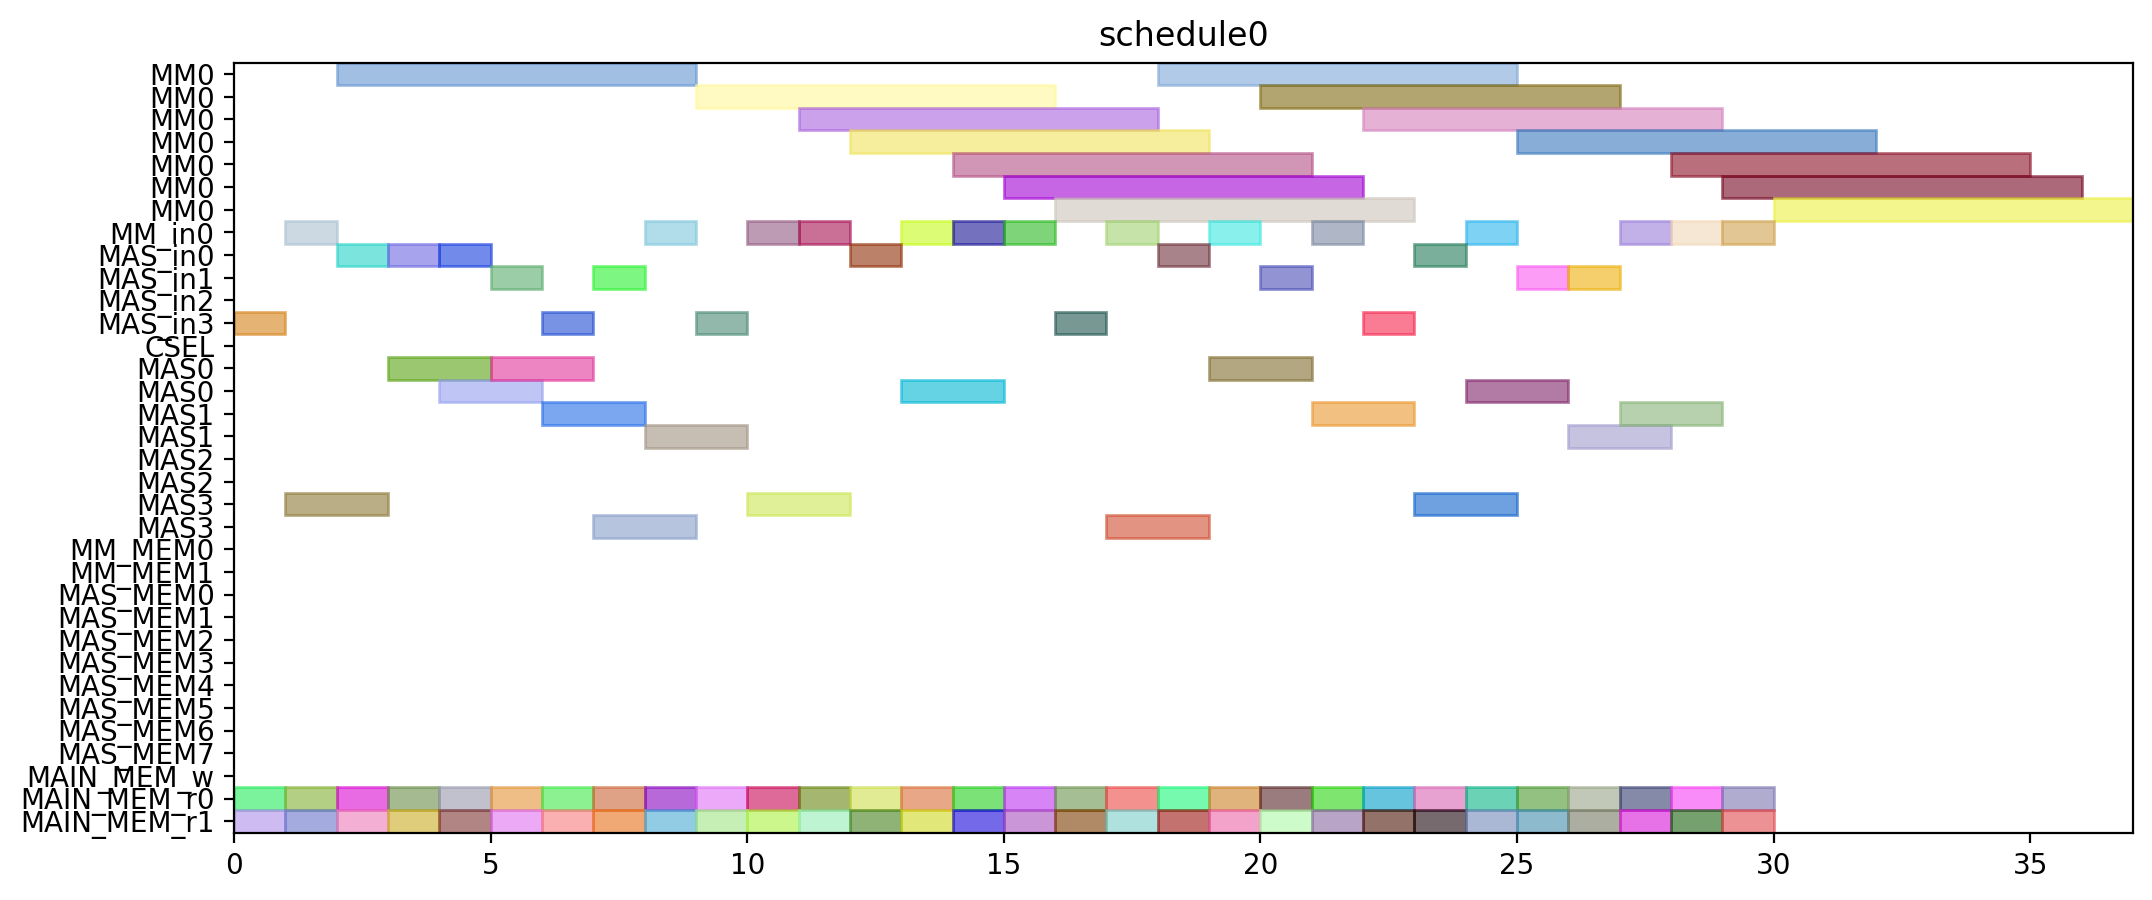

Source code (Python):
from pyschedule import Scenario, solvers, plotters, alt


def solve():
	horizon = 120
	S = Scenario("schedule0", horizon=horizon)

	# resource
	MM = S.Resources('MM', num=1, size=7)
	MM_in = S.Resources('MM_in', num=1)
	MAS_in = S.Resources('MAS_in', num=4)
	CSEL = S.Resource('CSEL')
	MAS = S.Resources('MAS', num=4, size=2, periods=range(1, horizon))
	MM_MEM = S.Resources('MM_MEM', num=2)
	MAS_MEM = S.Resources('MAS_MEM', num=8)
	MAIN_MEM_w = S.Resource('MAIN_MEM_w', size=1)
	MAIN_MEM_r = S.Resources('MAIN_MEM_r', num=2)

	# result of previous scheduling

	# new tasks
	r1_t0 = S.Task('r1_t0', length=7, delay_cost=1)
	r1_t0 += alt(MM)
	r1_t0_in = S.Task('r1_t0_in', length=1, delay_cost=1)
	r1_t0_in += alt(MM_in)
	S += r1_t0_in*MM_in[0]<=r1_t0*MM[0]
	r1_t0_mem0 = S.Task('r1_t0_mem0', length=1, delay_cost=1)
	r1_t0_mem0 += MAIN_MEM_r[0]
	S += r1_t0_mem0 <= r1_t0

	r1_t0_mem1 = S.Task('r1_t0_mem1', length=1, delay_cost=1)
	r1_t0_mem1 += MAIN_MEM_r[1]
	S += r1_t0_mem1 <= r1_t0

	r1_t1 = S.Task('r1_t1', length=7, delay_cost=1)
	r1_t1 += alt(MM)
	r1_t1_in = S.Task('r1_t1_in', length=1, delay_cost=1)
	r1_t1_in += alt(MM_in)
	S += r1_t1_in*MM_in[0]<=r1_t1*MM[0]
	r1_t1_mem0 = S.Task('r1_t1_mem0', length=1, delay_cost=1)
	r1_t1_mem0 += MAIN_MEM_r[0]
	S += r1_t1_mem0 <= r1_t1

	r1_t1_mem1 = S.Task('r1_t1_mem1', length=1, delay_cost=1)
	r1_t1_mem1 += MAIN_MEM_r[1]
	S += r1_t1_mem1 <= r1_t1

	r1_t2 = S.Task('r1_t2', length=2, delay_cost=1)
	r1_t2 += alt(MAS)
	r1_t2_in = S.Task('r1_t2_in', length=1, delay_cost=1)
	r1_t2_in += alt(MAS_in)
	S += r1_t2_in*MAS_in[0]<=r1_t2*MAS[0]

	S += r1_t2_in*MAS_in[1]<=r1_t2*MAS[1]

	S += r1_t2_in*MAS_in[2]<=r1_t2*MAS[2]

	S += r1_t2_in*MAS_in[3]<=r1_t2*MAS[3]

	r1_t2_mem0 = S.Task('r1_t2_mem0', length=1, delay_cost=1)
	r1_t2_mem0 += MAIN_MEM_r[0]
	S += r1_t2_mem0 <= r1_t2

	r1_t2_mem1 = S.Task('r1_t2_mem1', length=1, delay_cost=1)
	r1_t2_mem1 += MAIN_MEM_r[1]
	S += r1_t2_mem1 <= r1_t2

	r1_t3 = S.Task('r1_t3', length=2, delay_cost=1)
	r1_t3 += alt(MAS)
	r1_t3_in = S.Task('r1_t3_in', length=1, delay_cost=1)
	r1_t3_in += alt(MAS_in)
	S += r1_t3_in*MAS_in[0]<=r1_t3*MAS[0]

	S += r1_t3_in*MAS_in[1]<=r1_t3*MAS[1]

	S += r1_t3_in*MAS_in[2]<=r1_t3*MAS[2]

	S += r1_t3_in*MAS_in[3]<=r1_t3*MAS[3]

	r1_t3_mem0 = S.Task('r1_t3_mem0', length=1, delay_cost=1)
	r1_t3_mem0 += MAIN_MEM_r[0]
	S += r1_t3_mem0 <= r1_t3

	r1_t3_mem1 = S.Task('r1_t3_mem1', length=1, delay_cost=1)
	r1_t3_mem1 += MAIN_MEM_r[1]
	S += r1_t3_mem1 <= r1_t3

	r3_t0 = S.Task('r3_t0', length=7, delay_cost=1)
	r3_t0 += alt(MM)
	r3_t0_in = S.Task('r3_t0_in', length=1, delay_cost=1)
	r3_t0_in += alt(MM_in)
	S += r3_t0_in*MM_in[0]<=r3_t0*MM[0]
	r3_t0_mem0 = S.Task('r3_t0_mem0', length=1, delay_cost=1)
	r3_t0_mem0 += MAIN_MEM_r[0]
	S += r3_t0_mem0 <= r3_t0

	r3_t0_mem1 = S.Task('r3_t0_mem1', length=1, delay_cost=1)
	r3_t0_mem1 += MAIN_MEM_r[1]
	S += r3_t0_mem1 <= r3_t0

	r3_t1 = S.Task('r3_t1', length=7, delay_cost=1)
	r3_t1 += alt(MM)
	r3_t1_in = S.Task('r3_t1_in', length=1, delay_cost=1)
	r3_t1_in += alt(MM_in)
	S += r3_t1_in*MM_in[0]<=r3_t1*MM[0]
	r3_t1_mem0 = S.Task('r3_t1_mem0', length=1, delay_cost=1)
	r3_t1_mem0 += MAIN_MEM_r[0]
	S += r3_t1_mem0 <= r3_t1

	r3_t1_mem1 = S.Task('r3_t1_mem1', length=1, delay_cost=1)
	r3_t1_mem1 += MAIN_MEM_r[1]
	S += r3_t1_mem1 <= r3_t1

	r3_t2 = S.Task('r3_t2', length=2, delay_cost=1)
	r3_t2 += alt(MAS)
	r3_t2_in = S.Task('r3_t2_in', length=1, delay_cost=1)
	r3_t2_in += alt(MAS_in)
	S += r3_t2_in*MAS_in[0]<=r3_t2*MAS[0]

	S += r3_t2_in*MAS_in[1]<=r3_t2*MAS[1]

	S += r3_t2_in*MAS_in[2]<=r3_t2*MAS[2]

	S += r3_t2_in*MAS_in[3]<=r3_t2*MAS[3]

	r3_t2_mem0 = S.Task('r3_t2_mem0', length=1, delay_cost=1)
	r3_t2_mem0 += MAIN_MEM_r[0]
	S += r3_t2_mem0 <= r3_t2

	r3_t2_mem1 = S.Task('r3_t2_mem1', length=1, delay_cost=1)
	r3_t2_mem1 += MAIN_MEM_r[1]
	S += r3_t2_mem1 <= r3_t2

	r3_t3 = S.Task('r3_t3', length=2, delay_cost=1)
	r3_t3 += alt(MAS)
	r3_t3_in = S.Task('r3_t3_in', length=1, delay_cost=1)
	r3_t3_in += alt(MAS_in)
	S += r3_t3_in*MAS_in[0]<=r3_t3*MAS[0]

	S += r3_t3_in*MAS_in[1]<=r3_t3*MAS[1]

	S += r3_t3_in*MAS_in[2]<=r3_t3*MAS[2]

	S += r3_t3_in*MAS_in[3]<=r3_t3*MAS[3]

	r3_t3_mem0 = S.Task('r3_t3_mem0', length=1, delay_cost=1)
	r3_t3_mem0 += MAIN_MEM_r[0]
	S += r3_t3_mem0 <= r3_t3

	r3_t3_mem1 = S.Task('r3_t3_mem1', length=1, delay_cost=1)
	r3_t3_mem1 += MAIN_MEM_r[1]
	S += r3_t3_mem1 <= r3_t3

	r4_t0 = S.Task('r4_t0', length=7, delay_cost=1)
	r4_t0 += alt(MM)
	r4_t0_in = S.Task('r4_t0_in', length=1, delay_cost=1)
	r4_t0_in += alt(MM_in)
	S += r4_t0_in*MM_in[0]<=r4_t0*MM[0]
	r4_t0_mem0 = S.Task('r4_t0_mem0', length=1, delay_cost=1)
	r4_t0_mem0 += MAIN_MEM_r[0]
	S += r4_t0_mem0 <= r4_t0

	r4_t0_mem1 = S.Task('r4_t0_mem1', length=1, delay_cost=1)
	r4_t0_mem1 += MAIN_MEM_r[1]
	S += r4_t0_mem1 <= r4_t0

	r4_t1 = S.Task('r4_t1', length=7, delay_cost=1)
	r4_t1 += alt(MM)
	r4_t1_in = S.Task('r4_t1_in', length=1, delay_cost=1)
	r4_t1_in += alt(MM_in)
	S += r4_t1_in*MM_in[0]<=r4_t1*MM[0]
	r4_t1_mem0 = S.Task('r4_t1_mem0', length=1, delay_cost=1)
	r4_t1_mem0 += MAIN_MEM_r[0]
	S += r4_t1_mem0 <= r4_t1

	r4_t1_mem1 = S.Task('r4_t1_mem1', length=1, delay_cost=1)
	r4_t1_mem1 += MAIN_MEM_r[1]
	S += r4_t1_mem1 <= r4_t1

	r4_t2 = S.Task('r4_t2', length=2, delay_cost=1)
	r4_t2 += alt(MAS)
	r4_t2_in = S.Task('r4_t2_in', length=1, delay_cost=1)
	r4_t2_in += alt(MAS_in)
	S += r4_t2_in*MAS_in[0]<=r4_t2*MAS[0]

	S += r4_t2_in*MAS_in[1]<=r4_t2*MAS[1]

	S += r4_t2_in*MAS_in[2]<=r4_t2*MAS[2]

	S += r4_t2_in*MAS_in[3]<=r4_t2*MAS[3]

	r4_t2_mem0 = S.Task('r4_t2_mem0', length=1, delay_cost=1)
	r4_t2_mem0 += MAIN_MEM_r[0]
	S += r4_t2_mem0 <= r4_t2

	r4_t2_mem1 = S.Task('r4_t2_mem1', length=1, delay_cost=1)
	r4_t2_mem1 += MAIN_MEM_r[1]
	S += r4_t2_mem1 <= r4_t2

	r4_t3 = S.Task('r4_t3', length=2, delay_cost=1)
	r4_t3 += alt(MAS)
	r4_t3_in = S.Task('r4_t3_in', length=1, delay_cost=1)
	r4_t3_in += alt(MAS_in)
	S += r4_t3_in*MAS_in[0]<=r4_t3*MAS[0]

	S += r4_t3_in*MAS_in[1]<=r4_t3*MAS[1]

	S += r4_t3_in*MAS_in[2]<=r4_t3*MAS[2]

	S += r4_t3_in*MAS_in[3]<=r4_t3*MAS[3]

	r4_t3_mem0 = S.Task('r4_t3_mem0', length=1, delay_cost=1)
	r4_t3_mem0 += MAIN_MEM_r[0]
	S += r4_t3_mem0 <= r4_t3

	r4_t3_mem1 = S.Task('r4_t3_mem1', length=1, delay_cost=1)
	r4_t3_mem1 += MAIN_MEM_r[1]
	S += r4_t3_mem1 <= r4_t3

	r5_t0 = S.Task('r5_t0', length=7, delay_cost=1)
	r5_t0 += alt(MM)
	r5_t0_in = S.Task('r5_t0_in', length=1, delay_cost=1)
	r5_t0_in += alt(MM_in)
	S += r5_t0_in*MM_in[0]<=r5_t0*MM[0]
	r5_t0_mem0 = S.Task('r5_t0_mem0', length=1, delay_cost=1)
	r5_t0_mem0 += MAIN_MEM_r[0]
	S += r5_t0_mem0 <= r5_t0

	r5_t0_mem1 = S.Task('r5_t0_mem1', length=1, delay_cost=1)
	r5_t0_mem1 += MAIN_MEM_r[1]
	S += r5_t0_mem1 <= r5_t0

	r5_t1 = S.Task('r5_t1', length=7, delay_cost=1)
	r5_t1 += alt(MM)
	r5_t1_in = S.Task('r5_t1_in', length=1, delay_cost=1)
	r5_t1_in += alt(MM_in)
	S += r5_t1_in*MM_in[0]<=r5_t1*MM[0]
	r5_t1_mem0 = S.Task('r5_t1_mem0', length=1, delay_cost=1)
	r5_t1_mem0 += MAIN_MEM_r[0]
	S += r5_t1_mem0 <= r5_t1

	r5_t1_mem1 = S.Task('r5_t1_mem1', length=1, delay_cost=1)
	r5_t1_mem1 += MAIN_MEM_r[1]
	S += r5_t1_mem1 <= r5_t1

	r5_t2 = S.Task('r5_t2', length=2, delay_cost=1)
	r5_t2 += alt(MAS)
	r5_t2_in = S.Task('r5_t2_in', length=1, delay_cost=1)
	r5_t2_in += alt(MAS_in)
	S += r5_t2_in*MAS_in[0]<=r5_t2*MAS[0]

	S += r5_t2_in*MAS_in[1]<=r5_t2*MAS[1]

	S += r5_t2_in*MAS_in[2]<=r5_t2*MAS[2]

	S += r5_t2_in*MAS_in[3]<=r5_t2*MAS[3]

	r5_t2_mem0 = S.Task('r5_t2_mem0', length=1, delay_cost=1)
	r5_t2_mem0 += MAIN_MEM_r[0]
	S += r5_t2_mem0 <= r5_t2

	r5_t2_mem1 = S.Task('r5_t2_mem1', length=1, delay_cost=1)
	r5_t2_mem1 += MAIN_MEM_r[1]
	S += r5_t2_mem1 <= r5_t2

	r5_t3 = S.Task('r5_t3', length=2, delay_cost=1)
	r5_t3 += alt(MAS)
	r5_t3_in = S.Task('r5_t3_in', length=1, delay_cost=1)
	r5_t3_in += alt(MAS_in)
	S += r5_t3_in*MAS_in[0]<=r5_t3*MAS[0]

	S += r5_t3_in*MAS_in[1]<=r5_t3*MAS[1]

	S += r5_t3_in*MAS_in[2]<=r5_t3*MAS[2]

	S += r5_t3_in*MAS_in[3]<=r5_t3*MAS[3]

	r5_t3_mem0 = S.Task('r5_t3_mem0', length=1, delay_cost=1)
	r5_t3_mem0 += MAIN_MEM_r[0]
	S += r5_t3_mem0 <= r5_t3

	r5_t3_mem1 = S.Task('r5_t3_mem1', length=1, delay_cost=1)
	r5_t3_mem1 += MAIN_MEM_r[1]
	S += r5_t3_mem1 <= r5_t3

	r6_t0 = S.Task('r6_t0', length=7, delay_cost=1)
	r6_t0 += alt(MM)
	r6_t0_in = S.Task('r6_t0_in', length=1, delay_cost=1)
	r6_t0_in += alt(MM_in)
	S += r6_t0_in*MM_in[0]<=r6_t0*MM[0]
	r6_t0_mem0 = S.Task('r6_t0_mem0', length=1, delay_cost=1)
	r6_t0_mem0 += MAIN_MEM_r[0]
	S += r6_t0_mem0 <= r6_t0

	r6_t0_mem1 = S.Task('r6_t0_mem1', length=1, delay_cost=1)
	r6_t0_mem1 += MAIN_MEM_r[1]
	S += r6_t0_mem1 <= r6_t0

	r6_t1 = S.Task('r6_t1', length=7, delay_cost=1)
	r6_t1 += alt(MM)
	r6_t1_in = S.Task('r6_t1_in', length=1, delay_cost=1)
	r6_t1_in += alt(MM_in)
	S += r6_t1_in*MM_in[0]<=r6_t1*MM[0]
	r6_t1_mem0 = S.Task('r6_t1_mem0', length=1, delay_cost=1)
	r6_t1_mem0 += MAIN_MEM_r[0]
	S += r6_t1_mem0 <= r6_t1

	r6_t1_mem1 = S.Task('r6_t1_mem1', length=1, delay_cost=1)
	r6_t1_mem1 += MAIN_MEM_r[1]
	S += r6_t1_mem1 <= r6_t1

	r6_t2 = S.Task('r6_t2', length=2, delay_cost=1)
	r6_t2 += alt(MAS)
	r6_t2_in = S.Task('r6_t2_in', length=1, delay_cost=1)
	r6_t2_in += alt(MAS_in)
	S += r6_t2_in*MAS_in[0]<=r6_t2*MAS[0]

	S += r6_t2_in*MAS_in[1]<=r6_t2*MAS[1]

	S += r6_t2_in*MAS_in[2]<=r6_t2*MAS[2]

	S += r6_t2_in*MAS_in[3]<=r6_t2*MAS[3]

	r6_t2_mem0 = S.Task('r6_t2_mem0', length=1, delay_cost=1)
	r6_t2_mem0 += MAIN_MEM_r[0]
	S += r6_t2_mem0 <= r6_t2

	r6_t2_mem1 = S.Task('r6_t2_mem1', length=1, delay_cost=1)
	r6_t2_mem1 += MAIN_MEM_r[1]
	S += r6_t2_mem1 <= r6_t2

	r6_t3 = S.Task('r6_t3', length=2, delay_cost=1)
	r6_t3 += alt(MAS)
	r6_t3_in = S.Task('r6_t3_in', length=1, delay_cost=1)
	r6_t3_in += alt(MAS_in)
	S += r6_t3_in*MAS_in[0]<=r6_t3*MAS[0]

	S += r6_t3_in*MAS_in[1]<=r6_t3*MAS[1]

	S += r6_t3_in*MAS_in[2]<=r6_t3*MAS[2]

	S += r6_t3_in*MAS_in[3]<=r6_t3*MAS[3]

	r6_t3_mem0 = S.Task('r6_t3_mem0', length=1, delay_cost=1)
	r6_t3_mem0 += MAIN_MEM_r[0]
	S += r6_t3_mem0 <= r6_t3

	r6_t3_mem1 = S.Task('r6_t3_mem1', length=1, delay_cost=1)
	r6_t3_mem1 += MAIN_MEM_r[1]
	S += r6_t3_mem1 <= r6_t3

	r9_t2 = S.Task('r9_t2', length=2, delay_cost=1)
	r9_t2 += alt(MAS)
	r9_t2_in = S.Task('r9_t2_in', length=1, delay_cost=1)
	r9_t2_in += alt(MAS_in)
	S += r9_t2_in*MAS_in[0]<=r9_t2*MAS[0]

	S += r9_t2_in*MAS_in[1]<=r9_t2*MAS[1]

	S += r9_t2_in*MAS_in[2]<=r9_t2*MAS[2]

	S += r9_t2_in*MAS_in[3]<=r9_t2*MAS[3]

	r9_t2_mem0 = S.Task('r9_t2_mem0', length=1, delay_cost=1)
	r9_t2_mem0 += MAIN_MEM_r[0]
	S += r9_t2_mem0 <= r9_t2

	r9_t2_mem1 = S.Task('r9_t2_mem1', length=1, delay_cost=1)
	r9_t2_mem1 += MAIN_MEM_r[1]
	S += r9_t2_mem1 <= r9_t2

	r12_t0 = S.Task('r12_t0', length=7, delay_cost=1)
	r12_t0 += alt(MM)
	r12_t0_in = S.Task('r12_t0_in', length=1, delay_cost=1)
	r12_t0_in += alt(MM_in)
	S += r12_t0_in*MM_in[0]<=r12_t0*MM[0]
	r12_t0_mem0 = S.Task('r12_t0_mem0', length=1, delay_cost=1)
	r12_t0_mem0 += MAIN_MEM_r[0]
	S += r12_t0_mem0 <= r12_t0

	r12_t0_mem1 = S.Task('r12_t0_mem1', length=1, delay_cost=1)
	r12_t0_mem1 += MAIN_MEM_r[1]
	S += r12_t0_mem1 <= r12_t0

	r12_t1 = S.Task('r12_t1', length=7, delay_cost=1)
	r12_t1 += alt(MM)
	r12_t1_in = S.Task('r12_t1_in', length=1, delay_cost=1)
	r12_t1_in += alt(MM_in)
	S += r12_t1_in*MM_in[0]<=r12_t1*MM[0]
	r12_t1_mem0 = S.Task('r12_t1_mem0', length=1, delay_cost=1)
	r12_t1_mem0 += MAIN_MEM_r[0]
	S += r12_t1_mem0 <= r12_t1

	r12_t1_mem1 = S.Task('r12_t1_mem1', length=1, delay_cost=1)
	r12_t1_mem1 += MAIN_MEM_r[1]
	S += r12_t1_mem1 <= r12_t1

	r12_t2 = S.Task('r12_t2', length=2, delay_cost=1)
	r12_t2 += alt(MAS)
	r12_t2_in = S.Task('r12_t2_in', length=1, delay_cost=1)
	r12_t2_in += alt(MAS_in)
	S += r12_t2_in*MAS_in[0]<=r12_t2*MAS[0]

	S += r12_t2_in*MAS_in[1]<=r12_t2*MAS[1]

	S += r12_t2_in*MAS_in[2]<=r12_t2*MAS[2]

	S += r12_t2_in*MAS_in[3]<=r12_t2*MAS[3]

	r12_t2_mem0 = S.Task('r12_t2_mem0', length=1, delay_cost=1)
	r12_t2_mem0 += MAIN_MEM_r[0]
	S += r12_t2_mem0 <= r12_t2

	r12_t2_mem1 = S.Task('r12_t2_mem1', length=1, delay_cost=1)
	r12_t2_mem1 += MAIN_MEM_r[1]
	S += r12_t2_mem1 <= r12_t2

	r12_t3 = S.Task('r12_t3', length=2, delay_cost=1)
	r12_t3 += alt(MAS)
	r12_t3_in = S.Task('r12_t3_in', length=1, delay_cost=1)
	r12_t3_in += alt(MAS_in)
	S += r12_t3_in*MAS_in[0]<=r12_t3*MAS[0]

	S += r12_t3_in*MAS_in[1]<=r12_t3*MAS[1]

	S += r12_t3_in*MAS_in[2]<=r12_t3*MAS[2]

	S += r12_t3_in*MAS_in[3]<=r12_t3*MAS[3]

	r12_t3_mem0 = S.Task('r12_t3_mem0', length=1, delay_cost=1)
	r12_t3_mem0 += MAIN_MEM_r[0]
	S += r12_t3_mem0 <= r12_t3

	r12_t3_mem1 = S.Task('r12_t3_mem1', length=1, delay_cost=1)
	r12_t3_mem1 += MAIN_MEM_r[1]
	S += r12_t3_mem1 <= r12_t3

	r13_t0 = S.Task('r13_t0', length=7, delay_cost=1)
	r13_t0 += alt(MM)
	r13_t0_in = S.Task('r13_t0_in', length=1, delay_cost=1)
	r13_t0_in += alt(MM_in)
	S += r13_t0_in*MM_in[0]<=r13_t0*MM[0]
	r13_t0_mem0 = S.Task('r13_t0_mem0', length=1, delay_cost=1)
	r13_t0_mem0 += MAIN_MEM_r[0]
	S += r13_t0_mem0 <= r13_t0

	r13_t0_mem1 = S.Task('r13_t0_mem1', length=1, delay_cost=1)
	r13_t0_mem1 += MAIN_MEM_r[1]
	S += r13_t0_mem1 <= r13_t0

	r13_t1 = S.Task('r13_t1', length=7, delay_cost=1)
	r13_t1 += alt(MM)
	r13_t1_in = S.Task('r13_t1_in', length=1, delay_cost=1)
	r13_t1_in += alt(MM_in)
	S += r13_t1_in*MM_in[0]<=r13_t1*MM[0]
	r13_t1_mem0 = S.Task('r13_t1_mem0', length=1, delay_cost=1)
	r13_t1_mem0 += MAIN_MEM_r[0]
	S += r13_t1_mem0 <= r13_t1

	r13_t1_mem1 = S.Task('r13_t1_mem1', length=1, delay_cost=1)
	r13_t1_mem1 += MAIN_MEM_r[1]
	S += r13_t1_mem1 <= r13_t1

	r13_t2 = S.Task('r13_t2', length=2, delay_cost=1)
	r13_t2 += alt(MAS)
	r13_t2_in = S.Task('r13_t2_in', length=1, delay_cost=1)
	r13_t2_in += alt(MAS_in)
	S += r13_t2_in*MAS_in[0]<=r13_t2*MAS[0]

	S += r13_t2_in*MAS_in[1]<=r13_t2*MAS[1]

	S += r13_t2_in*MAS_in[2]<=r13_t2*MAS[2]

	S += r13_t2_in*MAS_in[3]<=r13_t2*MAS[3]

	r13_t2_mem0 = S.Task('r13_t2_mem0', length=1, delay_cost=1)
	r13_t2_mem0 += MAIN_MEM_r[0]
	S += r13_t2_mem0 <= r13_t2

	r13_t2_mem1 = S.Task('r13_t2_mem1', length=1, delay_cost=1)
	r13_t2_mem1 += MAIN_MEM_r[1]
	S += r13_t2_mem1 <= r13_t2

	r13_t3 = S.Task('r13_t3', length=2, delay_cost=1)
	r13_t3 += alt(MAS)
	r13_t3_in = S.Task('r13_t3_in', length=1, delay_cost=1)
	r13_t3_in += alt(MAS_in)
	S += r13_t3_in*MAS_in[0]<=r13_t3*MAS[0]

	S += r13_t3_in*MAS_in[1]<=r13_t3*MAS[1]

	S += r13_t3_in*MAS_in[2]<=r13_t3*MAS[2]

	S += r13_t3_in*MAS_in[3]<=r13_t3*MAS[3]

	r13_t3_mem0 = S.Task('r13_t3_mem0', length=1, delay_cost=1)
	r13_t3_mem0 += MAIN_MEM_r[0]
	S += r13_t3_mem0 <= r13_t3

	r13_t3_mem1 = S.Task('r13_t3_mem1', length=1, delay_cost=1)
	r13_t3_mem1 += MAIN_MEM_r[1]
	S += r13_t3_mem1 <= r13_t3

	r16_t3 = S.Task('r16_t3', length=2, delay_cost=1)
	r16_t3 += alt(MAS)
	r16_t3_in = S.Task('r16_t3_in', length=1, delay_cost=1)
	r16_t3_in += alt(MAS_in)
	S += r16_t3_in*MAS_in[0]<=r16_t3*MAS[0]

	S += r16_t3_in*MAS_in[1]<=r16_t3*MAS[1]

	S += r16_t3_in*MAS_in[2]<=r16_t3*MAS[2]

	S += r16_t3_in*MAS_in[3]<=r16_t3*MAS[3]

	r16_t3_mem0 = S.Task('r16_t3_mem0', length=1, delay_cost=1)
	r16_t3_mem0 += MAIN_MEM_r[0]
	S += r16_t3_mem0 <= r16_t3

	r16_t3_mem1 = S.Task('r16_t3_mem1', length=1, delay_cost=1)
	r16_t3_mem1 += MAIN_MEM_r[1]
	S += r16_t3_mem1 <= r16_t3

	solvers.mip.solve(S,msg=1,kind='CPLEX',ratio_gap=1.01)

	solution = [['hoge']*len(S.solution()[1]) for i in range(len(S.solution()))]
	for i in range(len(S.solution())):
		for j in range(len(S.solution()[i])):
			solution[i][j]=str(S.solution()[i][j])
	print(solution)

	cycles = int(solution[-1][3])

	pic_file_name = "/home/mfukuda/ABE/multiRAM_multiMAS_16mux/scheduling_result/stage7MM1_stage2MAS4/EP2_YRECOVER/schedule0.png"
	if(S.solution() != []):
		plotters.matplotlib.plot(S,img_filename=pic_file_name, show_task_labels=False, fig_size=(cycles*0.25+3, 5))

	return solution
